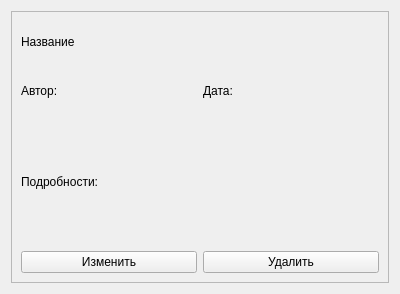
<?xml version="1.0" encoding="UTF-8"?>
<ui version="4.0">
 <class>Form</class>
 <widget class="QWidget" name="Form">
  <property name="geometry">
   <rect>
    <x>0</x>
    <y>0</y>
    <width>400</width>
    <height>294</height>
   </rect>
  </property>
  <property name="windowTitle">
   <string>Form</string>
  </property>
  <layout class="QVBoxLayout" name="verticalLayout">
   <item>
    <widget class="QFrame" name="frame">
     <property name="frameShape">
      <enum>QFrame::StyledPanel</enum>
     </property>
     <property name="frameShadow">
      <enum>QFrame::Raised</enum>
     </property>
     <layout class="QVBoxLayout" name="verticalLayout_3">
      <item>
       <layout class="QVBoxLayout" name="verticalLayout_2" stretch="1,1,3,1">
        <item>
         <widget class="QLabel" name="label">
          <property name="text">
           <string>Название</string>
          </property>
         </widget>
        </item>
        <item>
         <layout class="QHBoxLayout" name="horizontalLayout_2">
          <item>
           <widget class="QLabel" name="label_2">
            <property name="text">
             <string>Автор:</string>
            </property>
           </widget>
          </item>
          <item>
           <widget class="QLabel" name="label_4">
            <property name="text">
             <string>Дата:</string>
            </property>
           </widget>
          </item>
         </layout>
        </item>
        <item>
         <widget class="QLabel" name="label_3">
          <property name="text">
           <string>Подробности:</string>
          </property>
         </widget>
        </item>
        <item>
         <layout class="QHBoxLayout" name="horizontalLayout">
          <item>
           <widget class="QPushButton" name="pushButton">
            <property name="text">
             <string>Изменить</string>
            </property>
           </widget>
          </item>
          <item>
           <widget class="QPushButton" name="pushButton_2">
            <property name="text">
             <string>Удалить</string>
            </property>
           </widget>
          </item>
         </layout>
        </item>
       </layout>
      </item>
     </layout>
    </widget>
   </item>
  </layout>
 </widget>
 <resources/>
 <connections/>
</ui>
